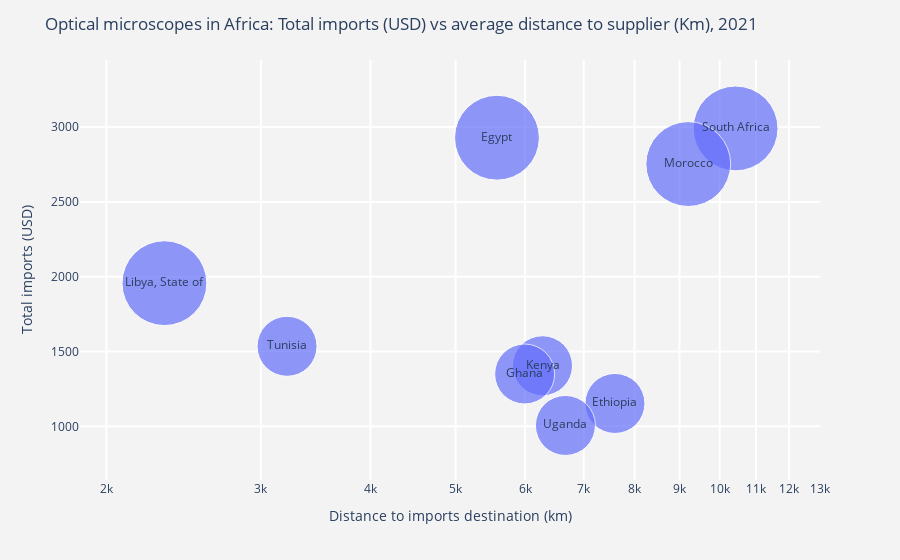

The code cell stored with this chart in its notebook:
### Code cell
fig3 = px.scatter(df_africa.query("share_perc>0"), x="distance_km", y="imported_USD",
	         size="share_perc", text="Importer",
                 log_x=True, size_max=60)

fig3.update_layout(
    title='Optical microscopes in Africa: Total imports (USD) vs average distance to supplier (Km), 2021',
    xaxis=dict(
        title='Distance to imports destination (km)',
        gridcolor='white',
        gridwidth=2,
    ),
    yaxis=dict(
        title='Total imports (USD)',
        gridcolor='white',
        gridwidth=2,
    ),
    paper_bgcolor='rgb(243, 243, 243)',
    plot_bgcolor='rgb(243, 243, 243)',
    
)
fig3.show()

### Figure 1 — Plotly figure (JSON) as saved in the notebook; plotly's stock layout.template omitted (floating-point values rounded to 4 significant figures)
{"data": [{"hovertemplate": "distance_km=%{x}<br>imported_USD=%{y}<br>share_perc=%{marker.size}<br>Importer=%{text}<extra></extra>", "legendgroup": "", "marker": {"color": "#636efa", "size": [0.2, 0.2, 0.2, 0.2, 0.1, 0.1, 0.1, 0.1, 0.1], "sizemode": "area", "sizeref": 5.556e-05, "symbol": "circle"}, "mode": "markers+text", "name": "", "orientation": "v", "showlegend": false, "text": ["South Africa", "Egypt", "Morocco", "Libya, State of", "Tunisia", "Kenya", "Ghana", "Ethiopia", "Uganda"], "type": "scatter", "x": [10426, 5574, 9209, 2329, 3213, 6282, 5994, 7597, 6671], "xaxis": "x", "y": [2991, 2929, 2753, 1957, 1535, 1405, 1350, 1153, 1006], "yaxis": "y"}], "layout": {"autosize": true, "legend": {"itemsizing": "constant", "tracegroupgap": 0}, "margin": {"t": 60}, "paper_bgcolor": "rgb(243, 243, 243)", "plot_bgcolor": "rgb(243, 243, 243)", "title": {"text": "Optical microscopes in Africa: Total imports (USD) vs average distance to supplier (Km), 2021"}, "xaxis": {"anchor": "y", "autorange": true, "domain": [0, 1], "gridcolor": "white", "gridwidth": 2, "range": [3.299, 4.086], "title": {"text": "Distance to imports destination (km)"}, "type": "log"}, "yaxis": {"anchor": "x", "autorange": true, "domain": [0, 1], "gridcolor": "white", "gridwidth": 2, "range": [250.5, 3982.0], "title": {"text": "Total imports (USD)"}, "type": "linear"}}}
